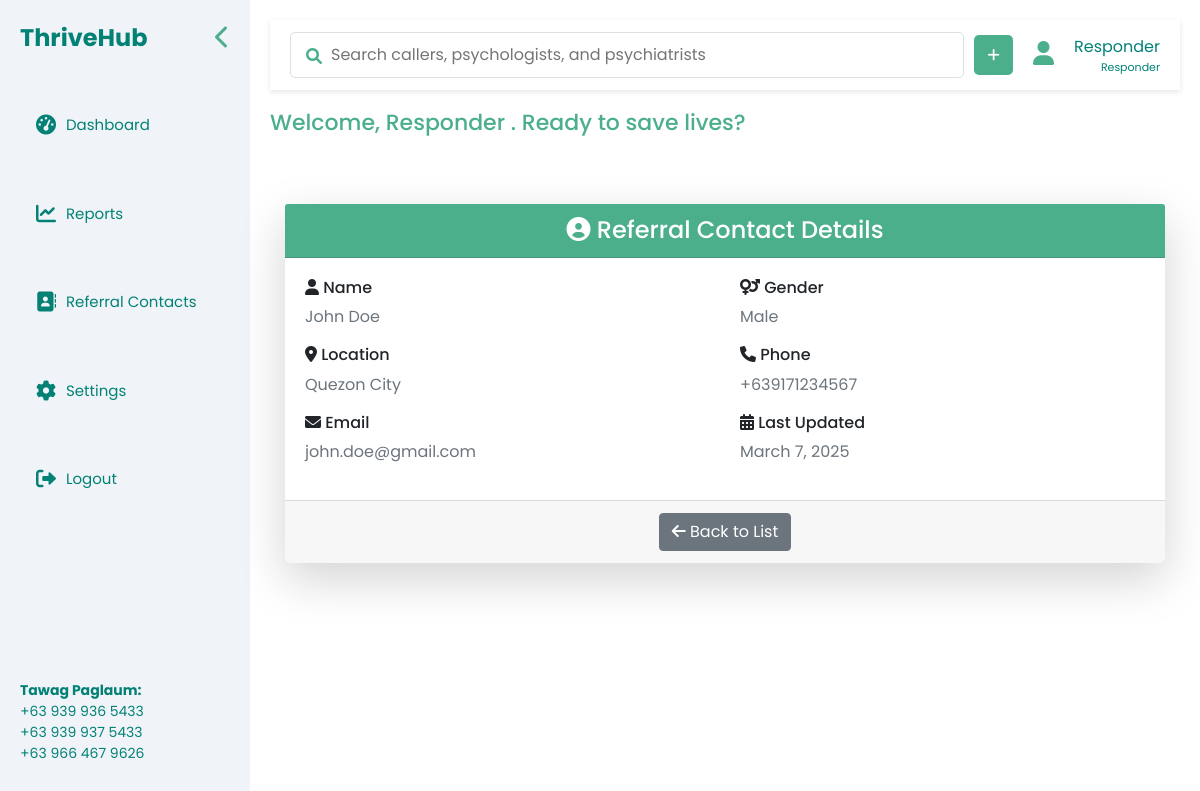
Before: /referral/7/ with the older database file.
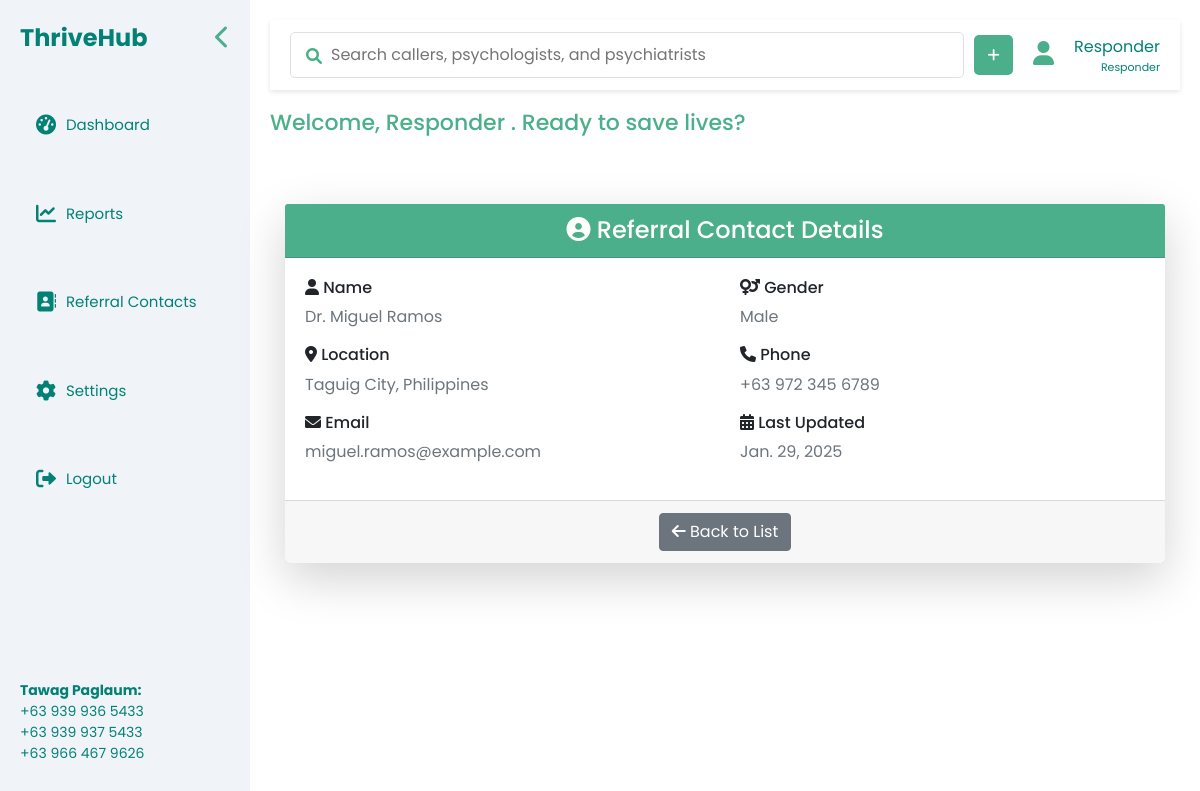
After: the same page with the newer database file.
### form/models.py (models this page shows, shortened)
class ReferralContact(models.Model):
    name = models.CharField(max_length=255)
    gender = models.CharField(max_length=10, choices=[('Male', 'Male'), ('Female', 'Female')])
    location = models.CharField(max_length=255)
    phone = models.CharField(max_length=15, null=True, blank=True)
    email = models.EmailField(max_length=255, null=True, blank=True)
    date_updated = models.DateField(auto_now=True)

### ThriveHub/views.py (the view)
# urls.py: path('referral/<int:id>/', referral_detail, name='referral_detail'),
def referral_detail(request, id):
    referral = get_object_or_404(ReferralContact, id=id)
    return render(request, 'referral_detail.html', {'referral': referral})

### templates/referral_detail.html (shortened to what this page needs)
{% extends 'layout.html' %}
{% block content %}
    <h2 class="section-title">Welcome,
        {% if request.user.is_authenticated %}
            {{ request.user.first_name|default:"Responder" }} {{ request.user.last_name|default:"" }}
        {% else %}
            Responder
        {% endif %}. Ready to save lives?
    </h2>
    <div class="container mt-5">
        <div class="shadow-lg rounded-lg">
            <div class="card-header text-white text-center" style="background-color: #4CAF8B;">
                <h4 class="mb-0"><i class="fas fa-user-circle"></i> Referral Contact Details</h4>
            </div>
            <div class="card-body">
                <div class="row">
                    <div class="col-md-6">
                        <h6><i class="fas fa-user"></i> Name</h6>
                        <p class="text-muted">{{ referral.name }}</p>
                    </div>
                    <div class="col-md-6">
                        <h6><i class="fas fa-venus-mars"></i> Gender</h6>
                        <p class="text-muted">{{ referral.gender }}</p>
                    </div>
                    <div class="col-md-6">
                        <h6><i class="fas fa-map-marker-alt"></i> Location</h6>
                        <p class="text-muted">{{ referral.location }}</p>
                    </div>
                    <div class="col-md-6">
                        <h6><i class="fas fa-phone"></i> Phone</h6>
                        <p class="text-muted">{{ referral.phone|default:"N/A" }}</p>
                    </div>
                    <div class="col-md-6">
                        <h6><i class="fas fa-envelope"></i> Email</h6>
                        <p class="text-muted">{{ referral.email|default:"N/A" }}</p>
                    </div>
                    <div class="col-md-6">
                        <h6><i class="fas fa-calendar-alt"></i> Last Updated</h6>
                        <p class="text-muted">{{ referral.date_updated }}</p>
                    </div>
                </div>
            </div>
            <div class="card-footer text-center">
                <a href="{% url 'referrals' %}" class="btn btn-secondary">
                    <i class="fas fa-arrow-left"></i> Back to List
                </a>
            </div>
        </div>
    </div>
{% endblock %}

Changed rows visible on the page:
changed ReferralContact "Male": name "John Doe" → "Dr. Miguel Ramos"; location "Quezon City" → "Taguig City, Philippines"; phone "+639171234567" → "+63 972 345 6789"; email "john.doe@gmail.com" → "miguel.ramos@example.com"; date_updated "March 7, 2025" → "Jan. 29, 2025"
